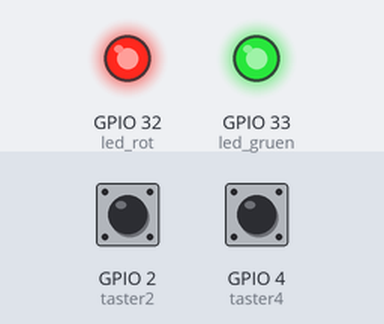
This sketch was run on a simulated ESP32. Parts: output pins drawn as LEDs (lit = HIGH). The test bench sets the inputs (shaded band); at power-on: GPIO 2 (taster2) HIGH, GPIO 4 (taster4) HIGH. What the sketch prints to the serial monitor is not drawn.

Above: at 1.2 s.
1.3 s: GPIO 2 (taster2) pulled LOW for 0.15 s
At 2.5 s:
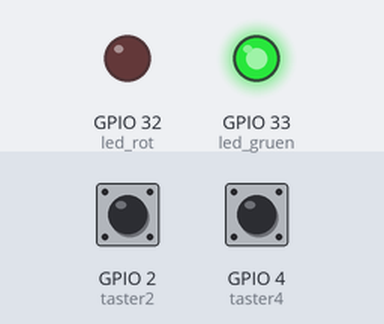
2.9 s: GPIO 4 (taster4) pulled LOW for 0.15 s
At 4.0 s:
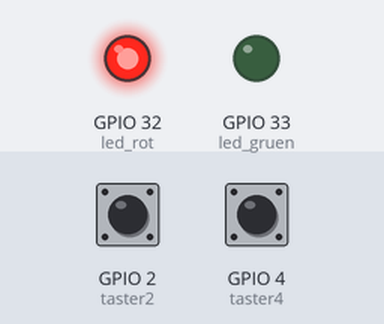
4.5 s: GPIO 2 (taster2) pulled LOW for 1 s
At 5.2 s:
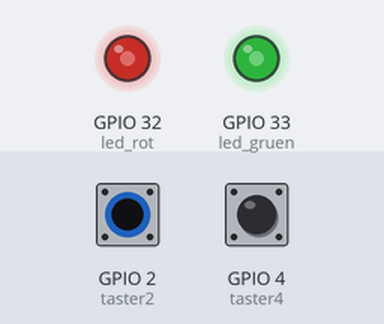
7.0 s: GPIO 4 (taster4) pulled LOW for 1 s
At 8.3 s:
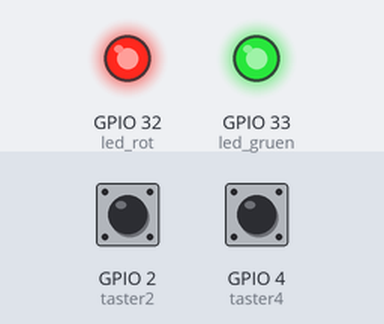
9.5 s: GPIO 2 (taster2) pulled LOW for 0.15 s
At 10.2 s:
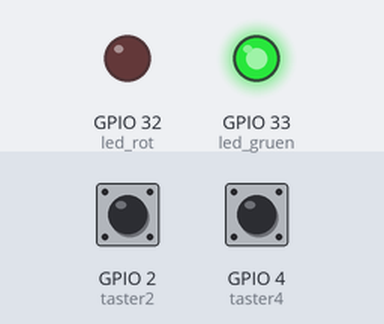
11.1 s: GPIO 4 (taster4) pulled LOW for 0.15 s
At 11.4 s:
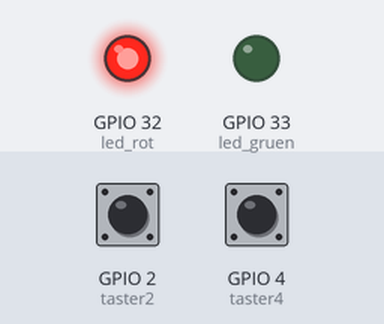
Timing chart, 0 to 13.7 s (numbered marks = the images above; inputs shaded):
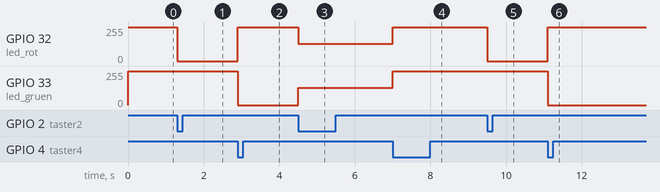

The sketch:

sketch_pwm_uebung.ino
```cpp
enum zustaende_t {z0, z1, z2, z3} zustand;
const int taster2 = 2, taster4 = 4, led_rot = 32, led_gruen = 33;
bool taster2_g, taster4_g;
// Resoulution 10 Bits -> 2^10 -> 1024

void setup() {
  Serial.begin(115200);
  pinMode(taster2, INPUT_PULLUP);
  pinMode(taster4, INPUT_PULLUP);
  ledcAttach(led_rot, 50, 10);
  ledcAttach(led_gruen, 50, 10);
  zustand = z0;
  ledcWrite(led_rot, 1024);
  ledcWrite(led_gruen, 1024);
}

void loop() {
  einlesen();
  verarbeiten();
}

void einlesen(){

}

void verarbeiten(){
  switch(zustand){
    case z0:
      if (digitalRead(taster2) == LOW) zustand = z1;
      ledcWrite(led_gruen, 1024);
      ledcWrite(led_rot, 1024);
      Serial.println("z0");
      break;
    case z1:
      if (digitalRead(taster4) == LOW) zustand = z2;
      ledcWrite(led_gruen, 1024);
      ledcWrite(led_rot, 0);
      Serial.println("z1");
      break;
    case z2:
      if (digitalRead(taster2) == LOW) zustand = z3;
      ledcWrite(led_gruen, 0);
      ledcWrite(led_rot, 1024);
      Serial.println("z2");
      break;
    case z3:
      if (digitalRead(taster4) == LOW) zustand = z0;
      ledcWrite(led_gruen, 512);
      ledcWrite(led_rot, 512);
      Serial.println("z3");
      break;
    default:
    break;
  }
}
```

Measured:
- after the input at 1.3 s, GPIO 32 (led_rot): 255/255 → 0/255 at once
- after the input at 2.9 s, GPIO 32 (led_rot): 0/255 → 255/255 at once; GPIO 33 (led_gruen): 255/255 → 0/255 at once
- after the input at 4.5 s, GPIO 32 (led_rot): 255/255 → 128/255 at once; GPIO 33 (led_gruen): 0/255 → 128/255 at once
- after the input at 7.0 s, GPIO 32 (led_rot), GPIO 33 (led_gruen): 128/255 → 255/255 at once
- after the input at 9.5 s, GPIO 32 (led_rot): 255/255 → 0/255 at once
- after the input at 11.1 s, GPIO 32 (led_rot): 0/255 → 255/255 at once; GPIO 33 (led_gruen): 255/255 → 0/255 at once
